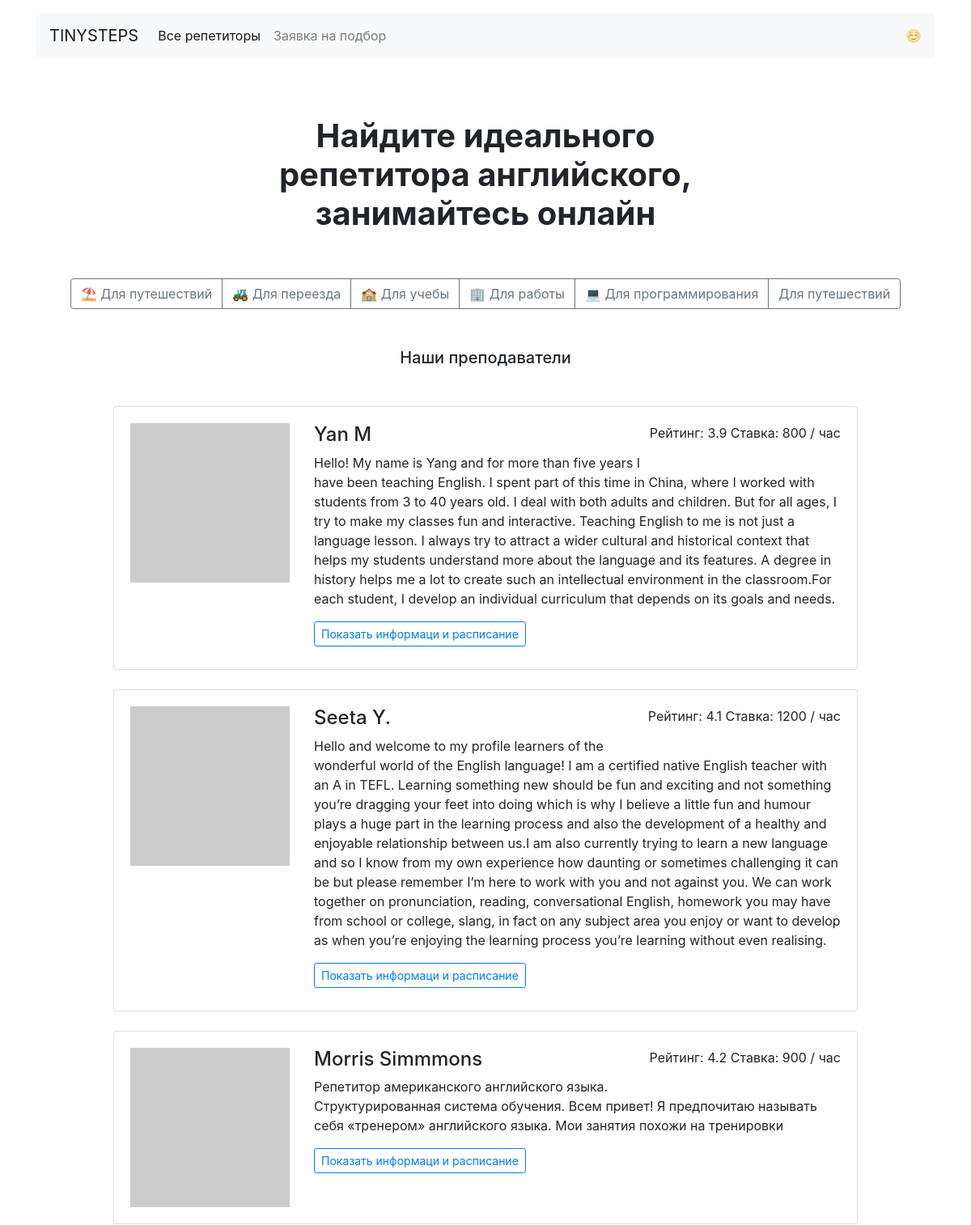
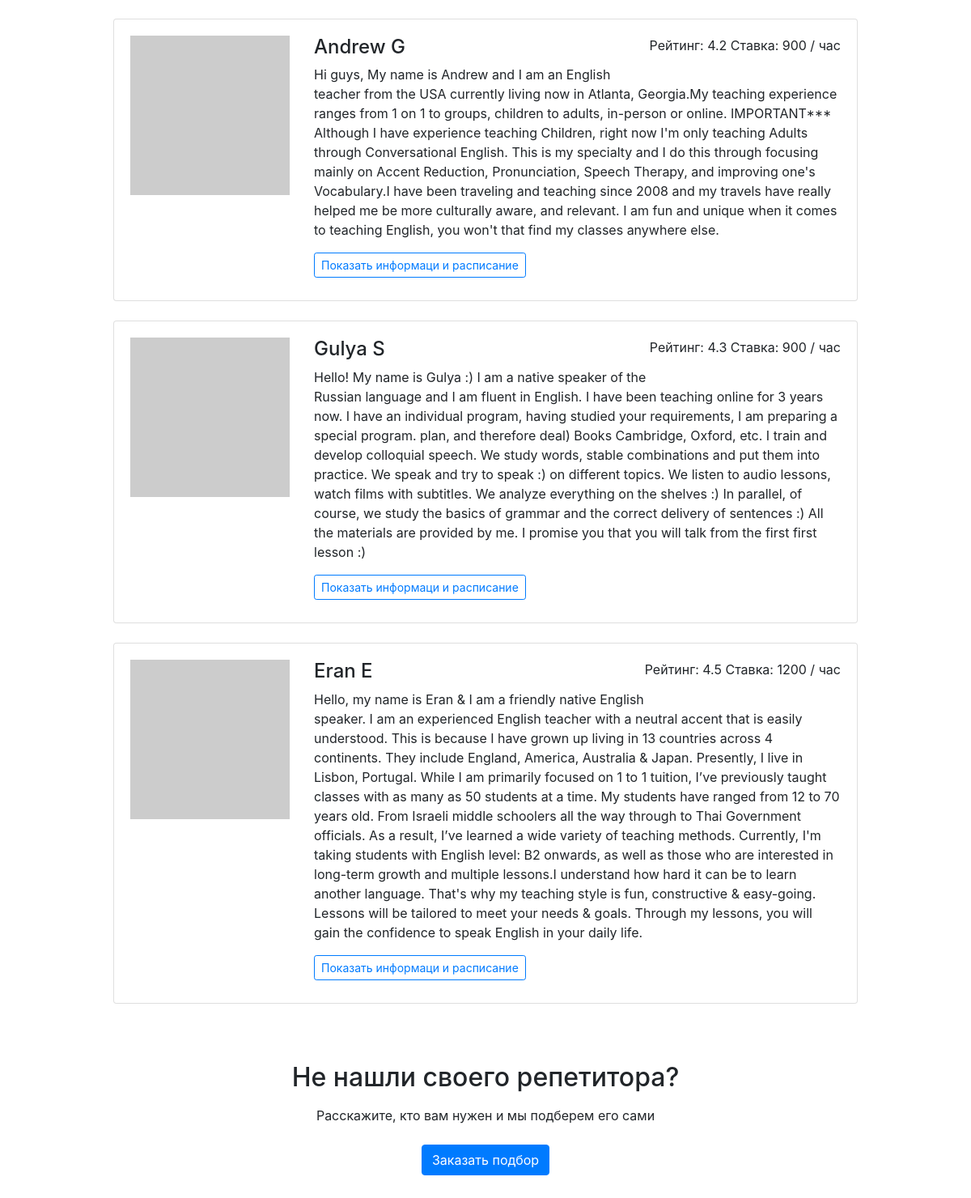
The page / on the database its author committed (2 pictures, top to bottom).
### app.py (models this page shows)
class Teachers(db.Model):
    __tablename__ = 'teachers'
    id = db.Column(db.Integer, primary_key=True)
    name = db.Column(db.String, nullable=False)
    about = db.Column(db.String, nullable=False)
    rating = db.Column(db.Float, nullable=False)
    picture = db.Column(db.String, nullable=False)
    price = db.Column(db.Integer, nullable=False)
    lesson_time = db.Column(db.String)
    goals = db.relationship("Goals", back_populates="goal")
    week_day = db.relationship("TimetableTeachers", back_populates="week")

### app.py (the view)
@app.route('/')  # главная
def index():
    teachers_query = db.session.query(Teachers).order_by(Teachers.rating).limit(6)
    return render_template("index.html", all_data=all_data, goals=query_goals(), teachers=teachers_query.all())

### app.py (called while the page is built)
def query_goals():
    list_goals = []
    goals = db.session.query(Goals.key).distinct()
    for key in goals.all():
        print(*key)
        list_goals.append(*key)
    return list_goals

### templates/index.html
{% extends 'base.html' %}
{% block container %}
<main class="container mt-3 mb-5">
    <section>
        <h1 class="h1 text-center mx-auto mt-4 py-5"><strong>Найдите идеального <br>репетитора английского, <br>занимайтесь
            онлайн</strong></h1>
        <div class="text-center mb-5">
            <div class="btn-group mx-auto mb-0" role="group" aria-label="Basic example">
                {% for key in goals %}
                    <a href="{{ url_for('goals', goal=key) }}" class="btn btn-outline-secondary">{{ key }}</a>
                {% endfor %}
            </div>
        </div>
        <h2 class="h5 text-center mb-5">Наши преподаватели</h2>
        <div class="row">
            <div class="col-12 col-lg-10 offset-lg-1 m-auto">
                {% for teacher in teachers %}
                <div class="card mb-4">
                    <div class="card-body">
                        <div class="row">
                            <div class="col-3"><img src="{{ teacher.picture }}" class="img-fluid" alt=""></div>
                            <div class="col-9">
                                <p class="float-right">Рейтинг: {{ teacher.rating }} Ставка: {{ teacher.price }} /
                                    час</p>
                                <h2 class="h4">{{ teacher.name }}</h2>
                                <p>{{ teacher.about }}</p>
                                <a href="{{url_for('profiles', id_teacher=teacher.id )}}"
                                   class="btn btn-outline-primary btn-sm mr-3 mb-2">Показать информаци и расписание</a>
                            </div>
                        </div>
                    </div>
                </div>
                {% endfor %}
            </div>
        </div>
        <h2 class="text-center mt-5 mb-3">Не нашли своего репетитора?</h2>
        <p class="text-center mb-4">Расскажите, кто вам нужен и мы подберем его сами</p>
        <div class="text-center pb-5">
            <a href="{{url_for('request_teacher')}}" class="btn btn-primary">Заказать подбор</a>
        </div>
    </section>
</main>
{% endblock %}

### templates/base.html (shortened to what this page needs)
<!DOCTYPE html>
<html lang="ru">
<head>
    <link rel="stylesheet" href="https://stackpath.bootstrapcdn.com/bootstrap/4.3.1/css/bootstrap.min.css"
>
</head>
<body>
<header class="container mt-3">
    <nav class="navbar navbar-expand-lg navbar-light bg-light">
        <a class="navbar-brand" href="{{url_for('index')}}">TINYSTEPS</a>
        <div class="collapse navbar-collapse" id="navbarNav">
            <ul class="navbar-nav">
                <li class="nav-item active">
                    <a class="nav-link" href="{{ url_for('teachers') }}">Все репетиторы</a>
                </li>
                <li class="nav-item">
                    <a class="nav-link" href="{{ url_for('request_teacher') }}">Заявка на подбор</a>
                </li>
            </ul>
        </div>
        <span class="navbar-text d-sm-none d-lg-block">
        ☺️
      </span>
    </nav>
</header>
{% block container %}{% endblock %}
</body>
</html>

### rows shown on the page
Teachers: rating "3.9", price "800", name "Yan M", about "Hello! My name is Yang and for more than five years I have been teaching English. I spent part of this time in China, where I worked with students from 3 to 40 years old. I deal with both adults and children. But for all ages, I try to make my classes fun and interactive. Teaching English to me is not just a language lesson. I always try to attract a wider cultural and historical context that helps my students understand more about the language and its features. A degree in history helps me a lot to create such an intellectual environment in the classroom.For each student, I develop an individual curriculum that depends on its goals and needs."
Teachers: rating "4.1", price "1200", name "Seeta Y.", about "Hello and welcome to my profile learners of the wonderful world of the English language! I am a certified native English teacher with an A in TEFL. Learning something new should be fun and exciting and not something you’re dragging your feet into doing which is why I believe a little fun and humour plays a huge part in the learning process and also the development of a healthy and enjoyable relationship between us.I am also currently trying to learn a new language and so I know from my own experience how daunting or sometimes challenging it can be but please remember I’m here to work with you and not against you. We can work together on pronunciation, reading, conversational English,…"
Teachers: rating "4.2", price "900", name "Morris Simmmons", about "Репетитор американского английского языка. Структурированная система обучения. Всем привет! Я предпочитаю называть себя «тренером» английского языка. Мои занятия похожи на тренировки"
Teachers: rating "4.2", price "900", name "Andrew G", about "Hi guys, My name is Andrew and I am an English teacher from the USA currently living now in Atlanta, Georgia.My teaching experience ranges from 1 on 1 to groups, children to adults, in-person or online. IMPORTANT*** Although I have experience teaching Children, right now I'm only teaching Adults through Conversational English. This is my specialty and I do this through focusing mainly on Accent Reduction, Pronunciation, Speech Therapy, and improving one's Vocabulary.I have been traveling and teaching since 2008 and my travels have really helped me be more culturally aware, and relevant. I am fun and unique when it comes to teaching English, you won't that find my classes anywhere else."
Teachers: rating "4.3", price "900", name "Gulya S", about "Hello! My name is Gulya :) I am a native speaker of the Russian language and I am fluent in English. I have been teaching online for 3 years now. I have an individual program, having studied your requirements, I am preparing a special program. plan, and therefore deal) Books Cambridge, Oxford, etc. I train and develop colloquial speech. We study words, stable combinations and put them into practice. We speak and try to speak :) on different topics. We listen to audio lessons, watch films with subtitles. We analyze everything on the shelves :) In parallel, of course, we study the basics of grammar and the correct delivery of sentences :) All the materials are provided by me. I promise you…"
Teachers: rating "4.5", price "1200", name "Eran E", about "Hello, my name is Eran & I am a friendly native English speaker. I am an experienced English teacher with a neutral accent that is easily understood. This is because I have grown up living in 13 countries across 4 continents. They include England, America, Australia & Japan. Presently, I live in Lisbon, Portugal. While I am primarily focused on 1 to 1 tuition, I’ve previously taught classes with as many as 50 students at a time. My students have ranged from 12 to 70 years old. From Israeli middle schoolers all the way through to Thai Government officials. As a result, I’ve learned a wide variety of teaching methods. Currently, I'm taking students with English level: B2 onwards, as well as…"

### other values the page prints
{{ key }} "⛱ Для путешествий" "🚜 Для переезда" "🏫 Для учебы" "🏢 Для работы" "💻 Для программирования" "Для путешествий"
